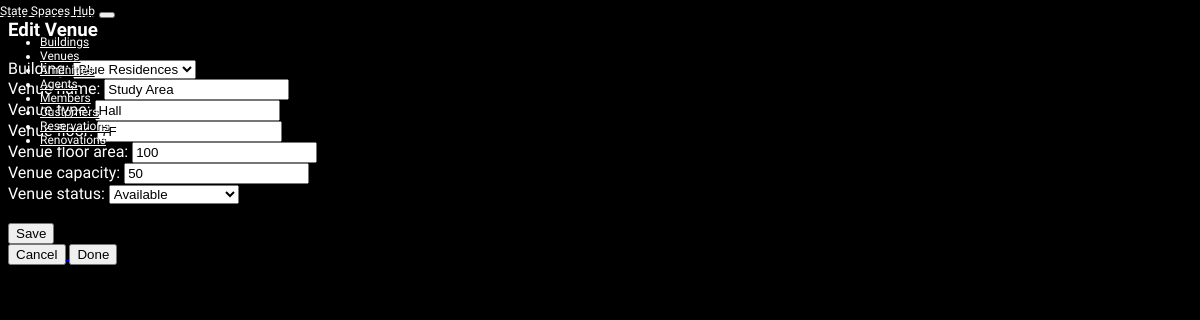
The app's page /venue/1/edit with its own data.
### StateSpacesHub/models.py (models this page shows, shortened)
class Venue(models.Model):
    STATUS_CHOICES = [
        ("A", "Available"),
        ("R", "Reserved"),
        ("U", "Under Renovation"),
    ]
    building = models.ForeignKey(Building, on_delete=models.CASCADE, related_name='venues')
    venue_name = models.CharField(max_length=255, null=False)
    venue_type = models.CharField(max_length=255, null=True, default="None")
    venue_floor = models.CharField(max_length=50,null=False)
    venue_floor_area = models.PositiveIntegerField(null=False)
    venue_capacity = models.PositiveIntegerField(null=False)
    venue_status = models.CharField(
        max_length=1,
        choices=STATUS_CHOICES,
        default="A"
    )

### StateSpacesHub/views.py (the view)
# urls.py: path('venue/<int:pk>/edit', VenueUpdateView.as_view(), name='venue_edit'),
class VenueUpdateView(UpdateView):
    model = Venue
    form_class = VenueForm
    template_name = 'venue/VenueUpdate.html'
    success_url = reverse_lazy('StateSpacesHub:venue')
    def get_context_data(self, **kwargs):
        context = super().get_context_data(**kwargs)
        context['form'] = self.get_form()
        context['venue'] = self.get_object()
        return context

### StateSpacesHub/forms.py (shortened to what this page needs)
class VenueForm(forms.ModelForm):
    class Meta:
        model = Venue
        exclude=[]

### StateSpacesHub/models.py (called while the page is built)
    def __str__(self):
        return self.building_name

### templates/venue/venueUpdate.html (shortened to what this page needs)
{% extends 'base.html' %}
{% load static %}
{% block content %}
  <h3>Edit Venue</h3>
  <form method="POST" enctype="multipart/form-data">
    {{ form }}
    <br>
    <button type="submit">Save</button>
  </form>
  <a href="{% url 'venue' pk=view.kwargs.pk %}">
    <button>Cancel</button>
  </a>
  <a href="{% url 'venue' pk=view.kwargs.pk %}">
    <button>Done</button>
  </a>
{% endblock content %}

### static/base.css (style rules this page uses)
body { background-color:black; color:white; font-family: Questrial; }

### records on screen
Venue: building "Blue Residences", venue_name "Study Area", venue_type "Hall", venue_floor "7F", venue_floor_area "100", venue_capacity "50", venue_status "Available"
